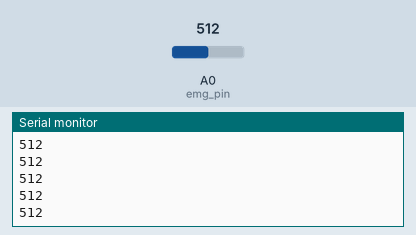
This sketch was run on a simulated Arduino Uno, built with avr-gcc and run on an emulated ATmega328P. Shown: the last lines printed to the serial monitor. The test bench sets the inputs (shaded band); at power-on: A0 (emg_pin) = 512.

Above: at 1.2 s.
1.3 s: A0 (emg_pin) set to 716
At 1.31 s:
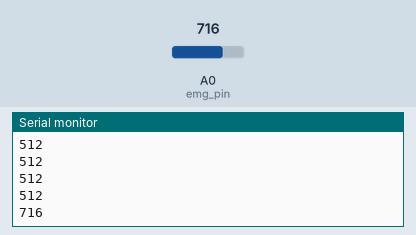
2.8 s: A0 (emg_pin) set to 900
At 2.81 s:
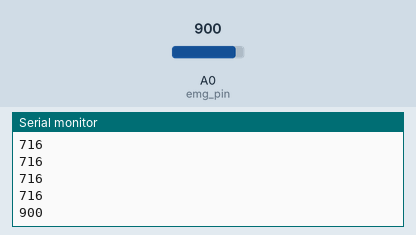
Timing chart, 0 to 5.8 s (numbered marks = the images above; inputs shaded):
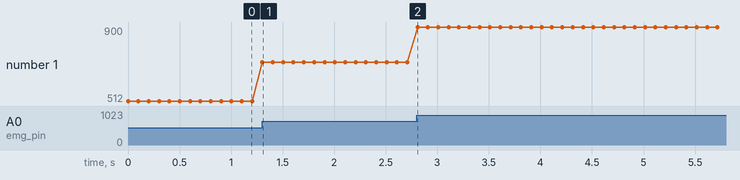

Measured:
- after the input at 1.3 s, the serial monitor: prints a new line at once (image 1)
- after the input at 2.8 s, the serial monitor: prints a new line at once (image 2)
- plotted number 1: 512 → 716 after the input at 1.3 s, 716 → 900 after the input at 2.8 s

The sketch:

emg.ino
```cpp
int emg_pin = A0;
int emg = 0;

void setup() {
  // put your setup code here, to run once:
Serial.begin(9600);


}


void loop() {
  // put your main code here, to run repeatedly:
emg = analogRead(emg_pin);
Serial.println(emg);
delay(100);

}
```
